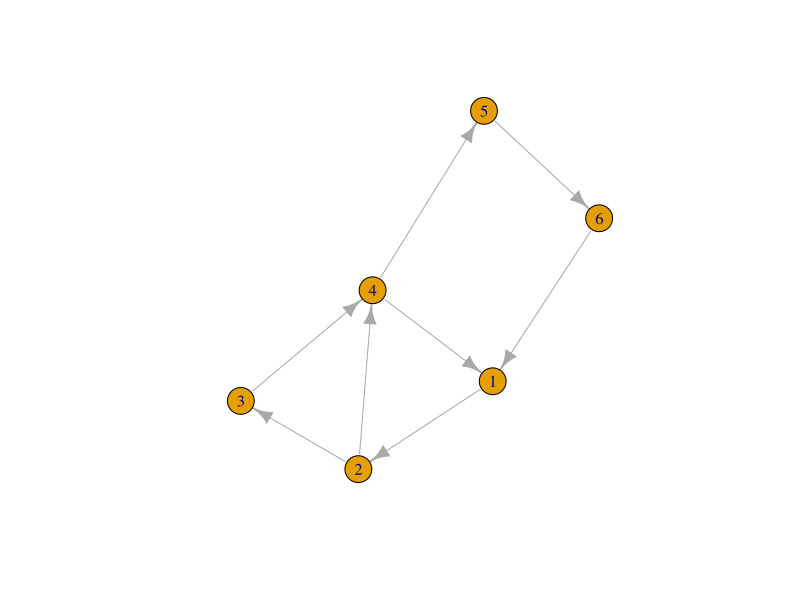

R code for this plot:
install.packages('igraph')
library(igraph)
a = make_graph(c(1, 2, 2, 3, 3, 4, 5, 6, 4,1, 2,4, 4,5, 6,1), directed = TRUE)
plot(a)
